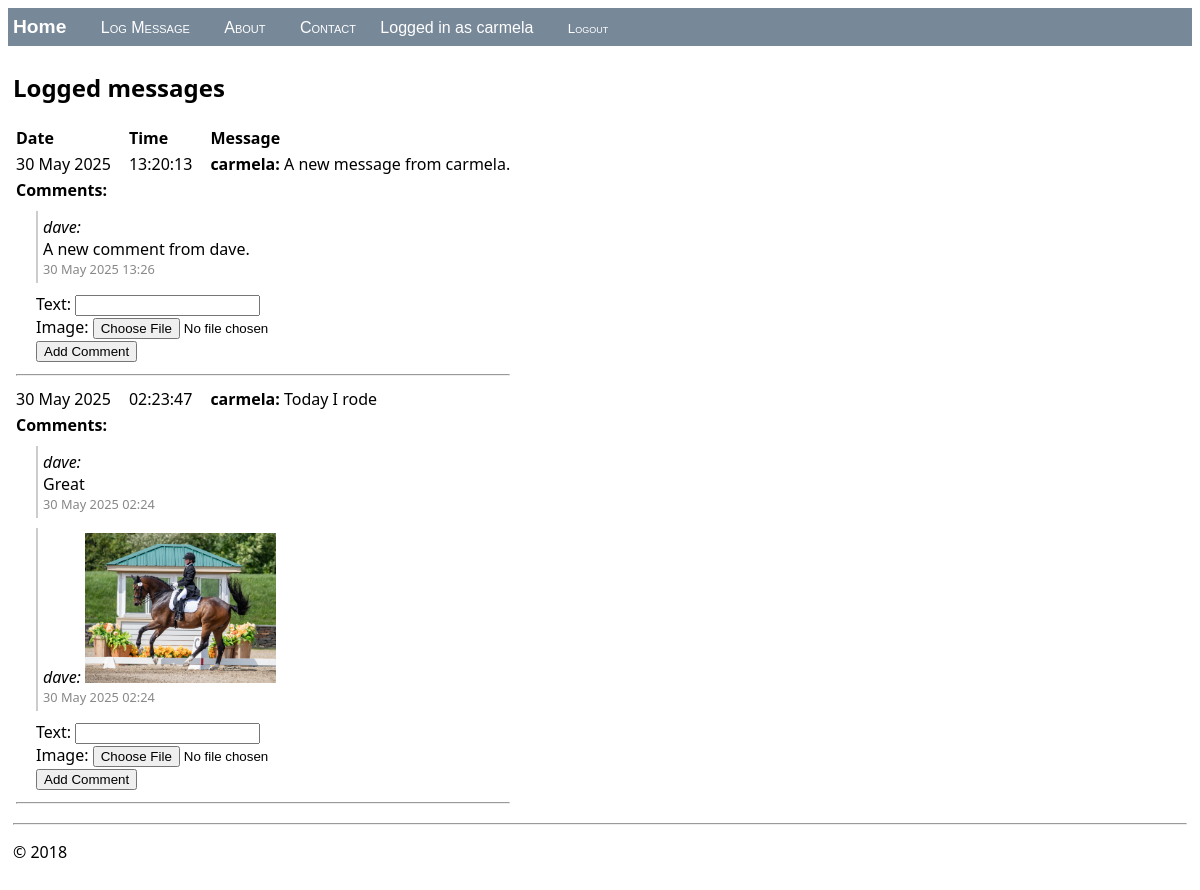
Screenshot of / (signed in) with the database file from the repository.
### hello/models.py (models this page shows, shortened)
class LogMessage(models.Model):
    user = models.ForeignKey('auth.User', on_delete=models.CASCADE, related_name='log_messages', null=True, blank=True)
    message = models.CharField(max_length=300)
    log_date = models.DateTimeField("date logged")
    image = models.ImageField(upload_to="message_images/", blank=True, null=True)

class Comment(models.Model):
    post = models.ForeignKey('LogMessage', on_delete=models.CASCADE, related_name='comments')
    user = models.ForeignKey('auth.User', on_delete=models.CASCADE, related_name='comments', null=True, blank=True)
    text = models.TextField(blank=True)
    image = models.ImageField(upload_to='comment_images/', blank=True, null=True)
    created_at = models.DateTimeField(auto_now_add=True)

### hello/views.py (the view)
class HomeListView(ListView):
    model = LogMessage
    def get_queryset(self):
        user = self.request.user
        if not user.is_authenticated:
            return LogMessage.objects.none()
        if user.is_staff or user.is_superuser:
            return LogMessage.objects.all().order_by('-log_date')
        return LogMessage.objects.filter(user=user).order_by('-log_date')
    def get_context_data(self, **kwargs):
        context = super(HomeListView, self).get_context_data(**kwargs)
        context['comment_form'] = CommentForm()
        user = self.request.user
        filtered_comments = {}
        if user.is_authenticated and (user.is_staff or user.is_superuser):
            for message in context['message_list']:
                filtered_comments[message.id] = list(message.comments.all())
        elif user.is_authenticated:
            for message in context['message_list']:
                filtered_comments[message.id] = list(
                    message.comments.filter(
                        models.Q(user=message.user) | models.Q(user__is_staff=True) | models.Q(user__is_superuser=True)
                    )
                )
        else:
            for message in context.get('message_list', []):
                filtered_comments[message.id] = []
        context['filtered_comments'] = filtered_comments
        return context

### hello/forms.py
class CommentForm(forms.ModelForm):
    class Meta:
        model = Comment
        fields = ("text", "image")

### hello/templatetags/dict_extras.py (called while the page is built)
@register.filter
def get_item(dictionary, key):
    return dictionary.get(key, [])

### hello/templates/hello/home.html (shortened to what this page needs)
{% extends "hello/layout.html" %}
{% load dict_extras %}
{% block content %}
    <h2>Logged messages</h2>
    {% if message_list %}
        <table class="message_list">
            <thead>
            <tr>
                <th>Date</th>
                <th>Time</th>
                <th>Message</th>
            </tr>
            </thead>
            <tbody>
            {% for message in message_list %}
                <tr>
                    <td>{{ message.log_date | date:'d M Y' }}</td>
                    <td>{{ message.log_date | time:'H:i:s' }}</td>
                    <td>
                        <strong>{% if message.user %}{{ message.user.username }}:{% endif %}</strong>
                        {{ message.message }}
                    </td>
                </tr>
                <tr>
                    <td colspan="3">
                        <div class="comments">
                            <strong>Comments:</strong>
                            {% for comment in filtered_comments|get_item:message.id %}
                                <div style="margin: 10px 0 10px 20px; padding: 5px; border-left: 2px solid #ccc;">
                                    <em>
                                        {% if comment.user %}
                                            {{ comment.user.username }}:
                                        {% endif %}
                                    </em>
                                    {% if comment.text %}<div>{{ comment.text }}</div>{% endif %}
                                    {% if comment.image %}
                                        <img src="{{ comment.image.url }}" alt="Comment Image" style="max-width:200px; max-height:150px;">
                                    {% endif %}
                                    <div style="font-size: 0.8em; color: #888;">{{ comment.created_at|date:'d M Y H:i' }}</div>
                                </div>
                            {% empty %}
                                <div style="margin-left:20px; color:#888;">No comments yet.</div>
                            {% endfor %}
                            <form method="post" enctype="multipart/form-data" action="{% url 'add_comment' message.id %}" style="margin-left:20px; margin-top:10px;">
                                {{ comment_form.text.label_tag }}
                                <input type="text" name="text" id="id_text_{{ message.id }}"><br>
                                {{ comment_form.image.label_tag }}
                                <input type="file" name="image" id="id_image_{{ message.id }}"><br>
                                <button type="submit">Add Comment</button>
                            </form>
                        </div>
                    </td>
                </tr>
                <tr><td colspan="3"><hr></td></tr>
            {% endfor %}
            </tbody>
        </table>
    {% else %}
        <p>No messages have been logged. Use the <a href="{% url 'log' %}">Log Message form</a>.</p>
    {% endif %}
{% endblock %}

### hello/templates/hello/layout.html (shortened to what this page needs)
<!DOCTYPE html>
<html>
<head>
    {% load static %}
    <link rel="stylesheet" type="text/css" href="{% static 'hello/site.css' %}"/>
</head>
<body>
<div class="navbar">
    <a href="{% url 'home' %}" class="navbar-brand">Home</a>
    <a href="{% url 'log' %}" class="navbar-item">Log Message</a>
    <a href="{% url 'about' %}" class="navbar-item">About</a>
    <a href="{% url 'contact' %}" class="navbar-item">Contact</a>
    {% if user.is_authenticated %}
        <span style="margin-left:20px;">Logged in as {{ user.username }}</span>
        <form action="{% url 'logout' %}" method="post" style="display:inline;">
            <button type="submit" class="navbar-item" style="background:none; border:none; color:inherit; cursor:pointer; padding:0;">Logout</button>
        </form>
    {% else %}
        <a href="{% url 'login' %}" class="navbar-item">Login</a>
    {% endif %}
</div>
<div class="body-content">
    {% block content %}
    {% endblock %}
    <hr/>
    <footer>
        <p>&copy; 2018</p>
    </footer>
</div>
</body>
</html>

### hello/static/hello/site.css (style rules this page uses)
.navbar { background-color: lightslategray; font-size: 1em; font-family: 'Trebuchet MS', 'Lucida Sans Unicode', 'Lucida Grande', 'Lucida Sans', Arial, sans-serif; color: white; padding: 8px 5px 8px 5px; }
.navbar a { text-decoration: none; color: inherit; }
.navbar-brand { font-size: 1.2em; font-weight: 600; }
.navbar-item { font-variant: small-caps; margin-left: 30px; }
.body-content { padding: 5px; font-family:'Segoe UI', Tahoma, Geneva, Verdana, sans-serif; }
.message_list th,td { text-align: left; padding-right: 15px; }

### rows the page displays
LogMessage: log_date "30 May 2025", log_date "13:20:13", user.username "carmela", message "A new message from carmela.", text.label_tag "Text:", image.label_tag "Image:"
Comment: user.username "dave", text "A new comment from dave.", created_at "30 May 2025 13:26"
LogMessage: log_date "30 May 2025", log_date "02:23:47", user.username "carmela", message "Today I rode", text.label_tag "Text:", image.label_tag "Image:"
Comment: user.username "dave", text "Great", created_at "30 May 2025 02:24"
Comment: user.username "dave", image (picture), created_at "30 May 2025 02:24"

### other values shown
{{ user.username }} "carmela"
